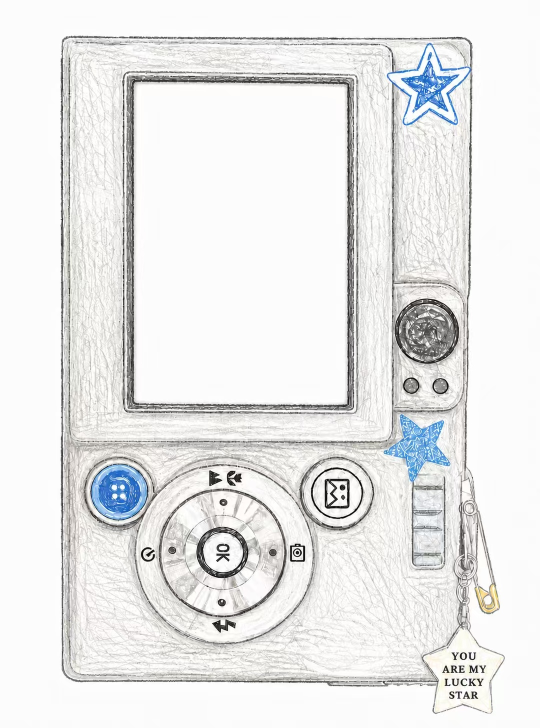
#> input picture ccd/ccd_original.jpg, 1080 x 1456 px (shown at 1/2 size)
$ python -i add_camera.py   (imports and definitions only)
#> lines starting #> are read from the running program, lines starting #| are printed output that depends on the picture; after the words box and inside, x2 and y2 are one past the last pixel; in counts of white or black regions, pixels touching at a corner belong together
#!/usr/bin/env python3
"""Turn almost any camera design into a MoodPolaroid camera skin.

Usage:
    python add_camera.py toy_f.png --name polaroid --display 拍立得

Runtime dependencies are intentionally limited to Pillow and requests.
Set OPENAI_API_KEY to enable OpenAI vision. Without it, the script still
finishes through deterministic local fallbacks and marks controls as missing.
"""

from __future__ import annotations

import argparse
import base64
from collections import deque
from dataclasses import dataclass
import json
import math
import os
from pathlib import Path
import re
import sys
import tempfile
import time
from typing import Any, Iterable

try:
    from PIL import Image, ImageChops, ImageDraw, ImageFilter, ImageFont, ImageOps
except ImportError:
    Image = ImageChops = ImageDraw = ImageFilter = ImageFont = ImageOps = None

try:
    import requests
except ImportError:
    requests = None


TARGET_WIDTH = 1290
TARGET_HEIGHT = 2796
DETECTION_SCALE = 0.5
MAGENTA = (255, 0, 255)
ALLOWED_CONTROLS = (
    "shutter",
    "album",
    "flip",
    "flash",
    "timer",
    "zoom",
    "drawer",
)
DEFAULT_MODEL = "gpt-5.6"
DEFAULT_ENDPOINT = "https://api.openai.com/v1/responses"
NAME_PATTERN = re.compile(r"^[a-z][a-z0-9_]*$")


@dataclass(frozen=True)
class Component:
    count: int
    bbox: tuple[int, int, int, int]
    seed: tuple[int, int]

    @property
    def width(self) -> int:
        return self.bbox[2] - self.bbox[0] + 1

    @property
    def height(self) -> int:
        return self.bbox[3] - self.bbox[1] + 1

    @property
    def fill_ratio(self) -> float:
        return self.count / max(1, self.width * self.height)


@dataclass(frozen=True)
class DetectedViewport:
    x: float
    y: float
    width: float
    height: float
    corner_radius: float
    method: str

    # [69 lines left out: functions as_percent_dict, parse_args, validate_name, atomic_write_bytes, not called in this run]


def atomic_write_text(path: Path, text: str) -> None:
    atomic_write_bytes(path, text.encode("utf-8"))


# [67 lines left out: functions save_png_atomic, standardize_image, build_magenta_mask, not called in this run]


def build_dark_mask(image: Image.Image) -> Image.Image:
    rgb = image.convert("RGB")
    grayscale = ImageOps.grayscale(rgb)
    dark = grayscale.point(lambda value: 255 if value <= 58 else 0)
    alpha = image.getchannel("A").point(lambda value: 255 if value >= 80 else 0)
    return ImageChops.multiply(dark, alpha)


# [1092 lines left out: functions connected_components, estimate_corner_radius, scaled_detection_mask, component_to_viewport, detect_viewport, carve_viewport and 18 more, not called in this run]


# [2 lines not run here, left out]

>>> from PIL import Image
>>> picture = Image.open('ccd/ccd_original.jpg')
#> picture is the input picture: PIL image 1080x1456 RGB; mean R, G, B 232.3, 232.7, 232.2
>>> result = build_dark_mask(picture)
#> in build_dark_mask, `dark = grayscale.point(lambda value: 255 if value <= 58 else 0)`:
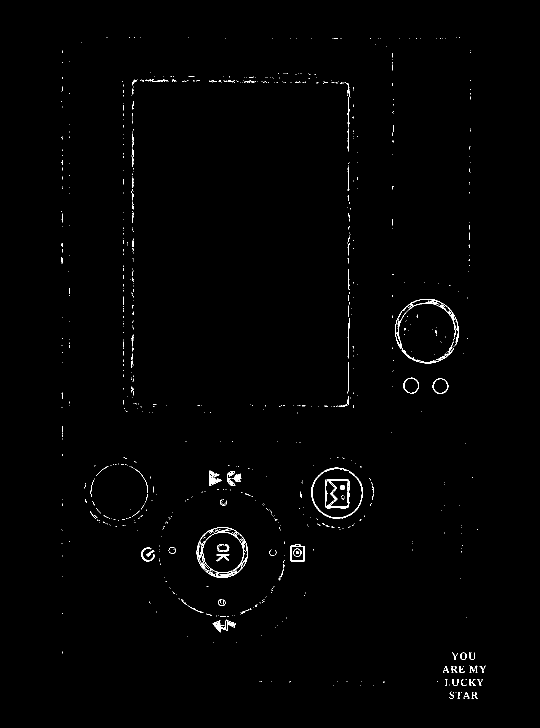
#> dark: PIL image 1080x1456 L (shown at 1/2 size); 0.77% white in thin lines or dots, all inside (x1, y1, x2, y2) = (122, 74, 972, 1397)
#> (the run stopped early here; a loop or call above may not have finished)
